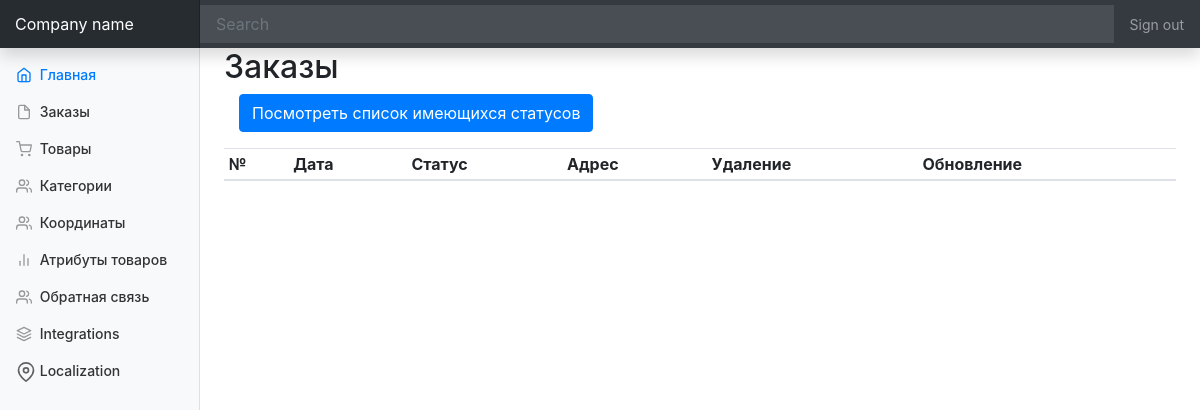
Before: /index.php?ctrl=Order&act=ordersList with the older database file.
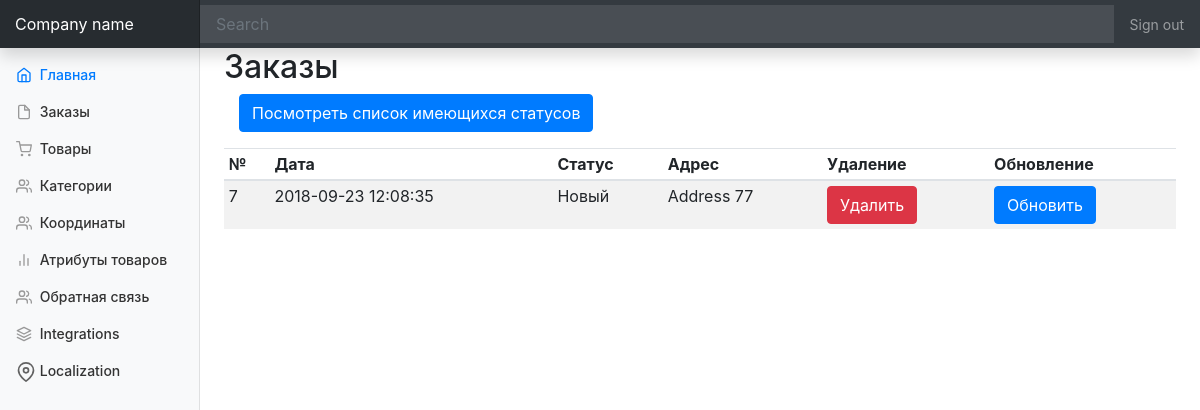
After: the same page with the newer database file.
### tables this page shows
CREATE TABLE IF NOT EXISTS `orders` (
  `orderID` int(11) NOT NULL AUTO_INCREMENT,
  `statusID` int(11) NOT NULL,
  `dateAndTimeOrder` datetime NOT NULL,
  `deliveryAddressOrder` varchar(170) NOT NULL,
  `commentToTheOrder` varchar(500) DEFAULT NULL,
  `userID` int(11) NOT NULL,
  PRIMARY KEY (`orderID`),
  KEY `fk_statusID` (`statusID`),
  KEY `fk_userID` (`userID`)
);

CREATE TABLE IF NOT EXISTS `orderstatuses` (
  `statusID` int(11) NOT NULL AUTO_INCREMENT,
  `statusTitle` varchar(50) NOT NULL,
  PRIMARY KEY (`statusID`)
);

### controllers/panel/MainController.php (called while the page is built, shortened)
<?php
class MainController extends BaseController {
    public function start(  ){
        $controller = $this->request->getGetValue('ctrl');
        $action = $this->request->getGetValue('act');
        $controllerClass = "controllers\\panel\\{$controller}Controller";
        if(class_exists($controllerClass)){
            $controllerInstance = new $controllerClass();
        }
        if(method_exists($controllerClass, "{$action}Action")){
            $viewToInclude = $controllerInstance->{"{$action}Action"}();
        }
        else{
            $controller = "Home";
            $action = "index";
            $controllerClass = "controllers\\panel\\{$controller}Controller";
            $controllerInstance = new $controllerClass();
            $viewToInclude = $controllerInstance->{"{$action}Action"}();
        }
        $this->view = $controllerInstance->view;
        include_once "views/Default/header.php";
        include_once "views/$controller/$viewToInclude.php";
    }
}

### index.php (called while the page is built, shortened)
<?php
$app = new MainController();
$app->start();

### controllers/panel/BaseController.php (called while the page is built, shortened)
<?php
class BaseController{
    public function __construct(){
        $this->view = new View();
    }
}

### utils/View.php (called while the page is built, shortened)
<?php
class View{
    private $storage = [];
    public function __get($name){
        if(isset($this->storage[$name])){
            return $this->storage[$name];
        }
        return null;
    }
    public function __set($name, $value){
        $this->storage[$name] = $value;
    }
}

### models/Order/Order.php (called while the page is built, shortened)
<?php
class Order
{
    public static function getOrdersList( $limit = 10 , $offset = 0){
        $stm = MySQL::$db->prepare("SELECT o.orderID, o.dateAndTimeOrder, o.deliveryAddressOrder, orst.statusTitle
                                    FROM `orders` as `o` INNER JOIN `orderstatuses` as `orst`
                                    ON `o`.statusID = `orst`.statusID LIMIT $offset, $limit");
        $stm->execute();
        $orders = $stm->fetchAll(\PDO::FETCH_OBJ);
        return $orders;
    }
}

### controllers/panel/OrderController.php (called while the page is built, shortened)
<?php
class OrderController extends BaseController {
    public function ordersListAction(  ){
        $this->view->orders = Order::getOrdersList();
        return 'orders-list';
    }
}

### views/Order/orders-list.php (the view, shortened to what this page needs)
<main role="main" class="col-md-9 ml-sm-auto col-lg-10 px-4">
    <h2>Заказы</h2>
    <form class="col-12">
        <div class="form-group">
            <a href="index.php?ctrl=Order&act=statuses" class="btn btn-primary">Посмотреть список имеющихся статусов</a>
        </div>
    </form>
    <div class="table-responsive">
        <table class="table table-striped table-sm">
            <thead>
            <tr>
                <th>№</th>
                <th>Дата</th>
                <th>Статус</th>
                <th>Адрес</th>
                <th>Удаление</th>
                <th>Обновление</th>
            </tr>
            </thead>
            <tbody>
            <?php foreach ( $this->view->orders as $order) { ?>
                <tr data-order-id="<?= $order->orderID ?>">
                    <td><?= $order->orderID ?></td>
                    <td><?= $order->dateAndTimeOrder ?></td>
                    <td><?= $order->statusTitle ?></td>
                    <td><?= $order->deliveryAddressOrder ?></td>
                    <td><button data-order-id="<?= $order->orderID  ?>" class="btn btn-danger" >Удалить</button></td>
                    <td><a id ="updateOrderButton" class="btn btn-primary" href="?ctrl=Order&act=updateOrder&orderID=<?= $order->orderID ?>">Обновить</a></td>
                </tr>
            <?php } ?>
            </tbody>
        </table>
    </div>
</main>
</div>
</div>

Changed rows visible on the page:
added orders: orderID "7", dateAndTimeOrder "2018-09-23 12:08:35", statusID.statusTitle "Новый", deliveryAddressOrder "Address 77"
